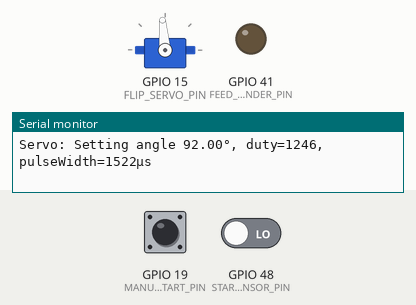
Simulated run of this program. Board: ESP32-S3. Parts: servo, output pins drawn as LEDs (lit = HIGH), the last lines printed to the serial monitor. Inputs (shaded band) come from the test bench; at power-on: GPIO 19 (MANUAL_START_PIN) LOW, GPIO 48 (START_SENSOR_PIN) LOW. WiFi joins after 1.5 s; servers stay silent unless stated; servo pulses on a pin are drawn as a servo (544–2400 µs = 0–180°).

Above: at 2.7 s.
2.8 s: GPIO 19 (MANUAL_START_PIN) pulled HIGH for 0.15 s
At 3.6 s:
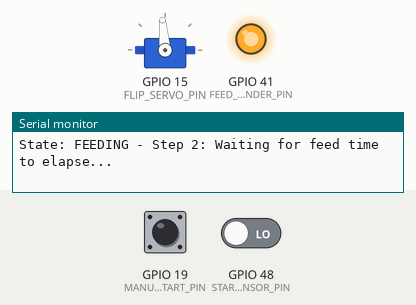
5.9 s: GPIO 48 (START_SENSOR_PIN) driven HIGH
8.9 s: GPIO 48 (START_SENSOR_PIN) driven LOW
11.9 s: GPIO 19 (MANUAL_START_PIN) pulled HIGH for 3.2 s
At 19.9 s:
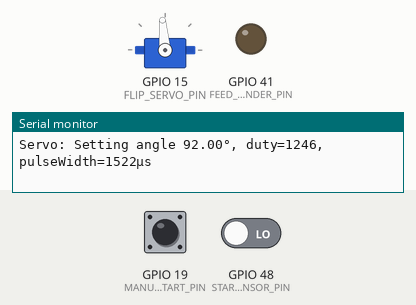
Timing chart, 0 to 20.9 s (numbered marks = the images above; inputs shaded):
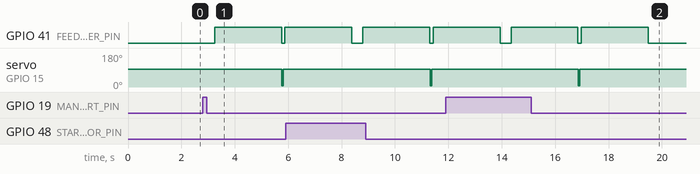

The program:

main.cpp
```cpp
/*
 * ESP32 Router Control System
 *
 * This program controls a router machine that:
 * 1. Waits for a start signal (IDLE)
 * 2. Feeds wood through router (FEEDING)
 * 3. Flips the wood over with a servo motor (FLIPPING)
 * 4. Feeds wood again (FEEDING2)
 * 5. Goes back to waiting (IDLE)
 */

#include <Arduino.h>
#include <Bounce2.h>
#include "soc/soc.h"
#include "soc/rtc_cntl_reg.h"
#include "ServoControl.h" // Include the custom servo library

// ************************************************************************
// ********************** PROJECT FILES ***********************************
// ************************************************************************
#include "config/Pins_Definitions.h"
#include "config/Config.h"

// ************************************************************************
// ********************** FORWARD DECLARATIONS ****************************
// ************************************************************************
void initOTA();
void handleOTA();
void handleStateMachine();

// ************************************************************************
// ********************** GLOBAL VARIABLES ********************************
// ************************************************************************

// Create Bounce objects for debouncing
Bounce startSensorDebouncer = Bounce();
Bounce manualStartDebouncer = Bounce();

// Create servo object
ServoControl flipServo;

// Keep track of what the machine is doing
enum State { S_NONE, S_IDLE, S_FEEDING, S_FLIPPING, S_FEEDING2 };
State currentState = S_IDLE;

// To prevent log spam, keep track of the last logged state and step
State lastLoggedState = S_NONE;
float lastLoggedStep = 0.0f;

// Variables to remember when things started
unsigned long stateStartTime = 0;
unsigned long stepStartTime = 0;
float currentStep = 0.0f; // Using float as requested

// ************************************************************************
// ********************** HELPER FUNCTIONS ********************************
// ************************************************************************
void log_state_step(const char* message) {
    if (currentState != lastLoggedState || currentStep != lastLoggedStep) {
        Serial.println(message);
        lastLoggedState = currentState;
        lastLoggedStep = currentStep;
    }
}

// ************************************************************************
// ********************** STATE MACHINE FILES *****************************
// ************************************************************************
#include "StateMachine/STATES/00_IDLE.h"
#include "StateMachine/STATES/01_FEEDING.h"
#include "StateMachine/STATES/02_FLIPPING.h"
#include "StateMachine/STATES/03_FEEDING2.h"

// ************************************************************************
// **************************** SETUP *************************************
// ************************************************************************
void setup() {
    // --- START SERIAL ---
    Serial.begin(115200);

    // --- DISABLE BROWNOUT DETECTOR ---
    WRITE_PERI_REG(RTC_CNTL_BROWN_OUT_REG, 0);

    // Set up the pins
    pinMode(START_SENSOR_PIN, INPUT_PULLDOWN);
    pinMode(MANUAL_START_PIN, INPUT_PULLDOWN);
    pinMode(FEED_CYLINDER_PIN, OUTPUT);

    // Setup the debouncers
    startSensorDebouncer.attach(START_SENSOR_PIN);
    startSensorDebouncer.interval(5); // 30ms debounce
    manualStartDebouncer.attach(MANUAL_START_PIN);
    manualStartDebouncer.interval(30); // 30ms debounce

    // Make sure cylinder starts in safe position (retracted)
    digitalWrite(FEED_CYLINDER_PIN, LOW); // LOW = extended = safe

    // Configure servo motor and move to home position
    flipServo.init(FLIP_SERVO_PIN, 0, 50, 14); // pin, channel, frequency, resolution
    flipServo.write(SERVO_HOME_ANGLE);

    // Initialize OTA functionality
    initOTA();
}

// ************************************************************************
// ***************************** LOOP *************************************
// ************************************************************************
void loop() {
    // Update the debouncers
    startSensorDebouncer.update();
    manualStartDebouncer.update();

    // Handle Over-The-Air updates
    handleOTA();

    // Run the state machine
    handleStateMachine();
}

// ************************************************************************
// ********************** STATE MACHINE HANDLER ***************************
// ************************************************************************
void handleStateMachine() {
    switch (currentState) {
        case S_IDLE:
            handleIdleState();
            break;
        case S_FEEDING:
            handleFeedingState();
            break;
        case S_FLIPPING:
            handleFlippingState();
            break;
        case S_FEEDING2:
            handleFeeding2State();
            break;
    }
}
```

ServoControl.h
```cpp
#ifndef SERVO_CONTROL_H
#define SERVO_CONTROL_H

#include <Arduino.h>

class ServoControl {
private:
    int pin;
    int channel;
    int frequency;
    int resolution;
    int minPulseWidth;
    int maxPulseWidth;
    int minAngle;
    int maxAngle;

    int angleToDuty(float angle);

public:
    ServoControl();

    float targetAngle; // Publicly accessible target angle
    unsigned long lastUpdateTime; // Time of the last update

    void init(int servoPin, int pwmChannel = 7, int freq = 50, int res = 14);
    void write(float angle);
    void writeMicroseconds(int microseconds);
    void detach();

    void setPulseWidthRange(int minUs, int maxUs);
    void setAngleRange(int minDeg, int maxDeg);

    bool hasReachedTarget();
};

#endif 
```

OTA_Manager.cpp
```cpp
//* ************************************************************************
//* ************************ OTA MANAGER **********************************
//* ************************************************************************
//! Simple OTA (Over-The-Air) update manager for ESP32
//! Handles WiFi connection and OTA updates

#include <WiFi.h>
#include <ArduinoOTA.h>
#include <Arduino.h>

// WiFi credentials
const char* WIFI_SSID = "Everwood";
const char* WIFI_PASSWORD = "Everwood-Staff";

// OTA settings
const char* OTA_HOSTNAME = "Router-July25-ESP32";
const char* OTA_PASSWORD = "";  // No password for simplicity

//* ************************************************************************
//* ************************ OTA INITIALIZATION ***************************
//* ************************************************************************

void initOTA() {
    Serial.println("=== STARTING OTA SETUP ===");

    // Connect to WiFi
    Serial.print("Connecting to WiFi: ");
    Serial.println(WIFI_SSID);

    WiFi.mode(WIFI_STA);
    WiFi.begin(WIFI_SSID, WIFI_PASSWORD);

    // Wait for WiFi connection (max 10 seconds)
    int attempts = 0;
    while (WiFi.status() != WL_CONNECTED && attempts < 20) {
        delay(500);
        Serial.print(".");
        attempts++;
    }

    if (WiFi.status() == WL_CONNECTED) {
        Serial.println();
        Serial.print("✓ WiFi connected! IP address: ");
        Serial.println(WiFi.localIP());
    } else {
        Serial.println();
        Serial.println("✗ WiFi connection failed - OTA disabled");
        return;
    }

    // Configure OTA
    ArduinoOTA.setHostname(OTA_HOSTNAME);
    if (strlen(OTA_PASSWORD) > 0) {
        ArduinoOTA.setPassword(OTA_PASSWORD);
    }

    // OTA event handlers
    ArduinoOTA.onStart([]() {
        String type;
        if (ArduinoOTA.getCommand() == U_FLASH) {
            type = "sketch";
        } else { // U_SPIFFS
            type = "filesystem";
        }
        Serial.println("OTA Update starting: " + type);
    });

    ArduinoOTA.onEnd([]() {
        Serial.println("\nOTA Update complete!");
    });

    ArduinoOTA.onProgress([](unsigned int progress, unsigned int total) {
        // Progress tracking disabled to reduce spam
    });

    ArduinoOTA.onError([](ota_error_t error) {
        Serial.printf("OTA Error[%u]: ", error);
        if (error == OTA_AUTH_ERROR) {
            Serial.println("Auth Failed");
        } else if (error == OTA_BEGIN_ERROR) {
            Serial.println("Begin Failed");
        } else if (error == OTA_CONNECT_ERROR) {
            Serial.println("Connect Failed");
        } else if (error == OTA_RECEIVE_ERROR) {
            Serial.println("Receive Failed");
        } else if (error == OTA_END_ERROR) {
            Serial.println("End Failed");
        }
    });

    ArduinoOTA.begin();
    Serial.println("✓ OTA ready!");
    Serial.print("OTA hostname: ");
    Serial.println(OTA_HOSTNAME);
    Serial.println("=== OTA SETUP COMPLETE ===");
}

//* ************************************************************************
//* ************************ OTA HANDLER **********************************
//* ************************************************************************

void handleOTA() {
    ArduinoOTA.handle();
} 
```

ServoControl.cpp
```cpp
#include "ServoControl.h"
#include "config/Config.h" // Include config for SERVO_MOVE_DELAY

ServoControl::ServoControl() {
    pin = -1;
    channel = -1;
    frequency = 50;
    resolution = 14;
    minPulseWidth = 500;  // Corresponds to 0 degrees
    maxPulseWidth = 2500; // Corresponds to 180 degrees
    minAngle = 0;
    maxAngle = 180;
}

void ServoControl::init(int servoPin, int pwmChannel, int freq, int res) {
    pin = servoPin;
    channel = pwmChannel;
    frequency = freq;
    resolution = res;

    ledcSetup(channel, frequency, resolution);
    ledcAttachPin(pin, channel);
}

int ServoControl::angleToDuty(float angle) {
    if (angle < minAngle) angle = minAngle;
    if (angle > maxAngle) angle = maxAngle;

    float pulseWidth = map(angle, minAngle, maxAngle, minPulseWidth, maxPulseWidth);

    int maxDuty = (1 << resolution) - 1;
    int duty = (pulseWidth / (1000000.0 / frequency)) * maxDuty;

    return duty;
}

void ServoControl::write(float angle) {
    if (channel >= 0) {
        int duty = angleToDuty(angle);
        int pulseWidth = map(angle, minAngle, maxAngle, minPulseWidth, maxPulseWidth);
        Serial.print("Servo: Setting angle ");
        Serial.print(angle);
        Serial.print("°, duty=");
        Serial.print(duty);
        Serial.print(", pulseWidth=");
        Serial.print(pulseWidth);
        Serial.println("μs");
        ledcWrite(channel, duty);
        targetAngle = angle; // Store the target angle
        lastUpdateTime = millis(); // Record the time of update
    }
}

void ServoControl::writeMicroseconds(int microseconds) {
    if (channel >= 0) {
        int maxDuty = (1 << resolution) - 1;
        int duty = (microseconds / (1000000.0 / frequency)) * maxDuty;
        ledcWrite(channel, duty);
    }
}

void ServoControl::detach() {
    if (channel >= 0) {
        ledcDetachPin(pin);
        channel = -1;
    }
}

void ServoControl::setPulseWidthRange(int minUs, int maxUs) {
    minPulseWidth = minUs;
    maxPulseWidth = maxUs;
}

void ServoControl::setAngleRange(int minDeg, int maxDeg) {
    minAngle = minDeg;
    maxAngle = maxDeg;
}

bool ServoControl::hasReachedTarget() {
    // Check if enough time has passed since the last write() command
    return millis() - lastUpdateTime >= SERVO_MOVE_DELAY;
} 
```

00_IDLE.h
```cpp
#pragma once

#include "config/Config.h"

// ************************************************************************
// ************************ IDLE STATE ************************************
// ************************************************************************

extern Bounce startSensorDebouncer;
extern Bounce manualStartDebouncer;
extern ServoControl flipServo;
void log_state_step(const char* message);

void handleIdleState() {
    log_state_step("State: IDLE - Waiting for start signal...");

    //! ************************************************************************
    //! ENSURE SERVO IS IN HOME POSITION
    //! ************************************************************************
    flipServo.write(SERVO_HOME_ANGLE);

    // Check if start button pressed or sensor triggered
    if (startSensorDebouncer.read() || manualStartDebouncer.read()) {
        Serial.println("Start signal received! Transitioning to FEEDING state.");
        currentState = S_FEEDING;  // Go to FEEDING state
        stateStartTime = millis();
        currentStep = 1.0f;
    }
} 
```

01_FEEDING.h
```cpp
#pragma once

#include "config/Config.h"

// ************************************************************************
// *********************** FEEDING STATE **********************************
// ************************************************************************
void log_state_step(const char* message);

extern ServoControl flipServo;

void handleFeedingState() {
    //! ************************************************************************
    //! STEP 1: WAIT FOR START DELAY AND RETRACT CYLINDER
    //! ************************************************************************
    if (currentStep == 1.0f) {
        log_state_step("State: FEEDING - Step 1: Waiting for start delay...");
        if (millis() - stateStartTime >= FEEDING_START_DELAY_1) {
            Serial.println("                 - Start delay complete. Retracting cylinder to push wood.");
            // Retract cylinder to push wood
            digitalWrite(FEED_CYLINDER_PIN, HIGH);
            stepStartTime = millis();
            currentStep = 2.0f;
        }
    }

    //! ************************************************************************
    //! STEP 2: WAIT FOR FEED TIME TO ELAPSE
    //! ************************************************************************
    else if (currentStep == 2.0f) {
        log_state_step("State: FEEDING - Step 2: Waiting for feed time to elapse...");
        if (millis() - stepStartTime >= FEED_TIME) {
            Serial.println("                 - Feed time elapsed. Extending cylinder to safe position.");
            Serial.println("                 - Transitioning to FLIPPING state.");
            // Extend cylinder to safe position
            digitalWrite(FEED_CYLINDER_PIN, LOW);
            currentState = S_FLIPPING;  // Go to FLIPPING state
            stateStartTime = millis();
            currentStep = 1.0f;
        }
    }
} 
```

02_FLIPPING.h
```cpp
#pragma once

// ************************************************************************
// *********************** FLIPPING STATE *********************************
// ************************************************************************
void log_state_step(const char* message);

void handleFlippingState() {
    //! ************************************************************************
    //! STEP 1: MOVE SERVO TO FLIP POSITION
    //! ************************************************************************
    if (currentStep == 1.0f) {
        log_state_step("State: FLIPPING - Step 1: Moving servo to flip position.");
        flipServo.write(FLIP_ANGLE);
        stepStartTime = millis();
        currentStep = 2.0f;
    }

    //! ************************************************************************
    //! STEP 2: WAIT FOR SERVO TO FINISH MOVING
    //! ************************************************************************
    else if (currentStep == 2.0f) {
        log_state_step("State: FLIPPING - Step 2: Waiting for servo to finish moving.");
        // Wait for the servo to get to the flip position
        if (flipServo.hasReachedTarget()) {
            Serial.println("                 - Servo has reached flip position.");
            currentStep = 3.0f;
        }
    }

    //! ************************************************************************
    //! STEP 3: MOVE SERVO BACK TO HOME POSITION
    //! ************************************************************************
    else if (currentStep == 3.0f) {
        log_state_step("State: FLIPPING - Step 3: Moving servo back to home position.");
        flipServo.write(SERVO_HOME_ANGLE);
        stepStartTime = millis();
        currentStep = 4.0f;
    }

    //! ************************************************************************
    //! STEP 4: WAIT FOR SERVO TO RETURN HOME
    //! ************************************************************************
    else if (currentStep == 4.0f) {
        log_state_step("State: FLIPPING - Step 4: Waiting for servo to return home.");
        if (flipServo.hasReachedTarget()) {
            Serial.println("                 - Servo has returned home. Transitioning to FEEDING2 state.");
            currentState = S_FEEDING2;  // Go to second feeding
            stateStartTime = millis();
            currentStep = 1.0f;
        }
    }
} 
```

03_FEEDING2.h
```cpp
#pragma once

// ************************************************************************
// ********************* SECOND FEEDING STATE *****************************
// ************************************************************************
void log_state_step(const char* message);

void handleFeeding2State() {
    //! ************************************************************************
    //! STEP 1: START SECOND FEED
    //! ************************************************************************
    if (currentStep == 1.0f) {
        log_state_step("State: FEEDING2 - Step 1: Starting second feed.");
        // Retract cylinder to push wood
        digitalWrite(FEED_CYLINDER_PIN, HIGH);
        stepStartTime = millis();
        currentStep = 2.0f;
    }

    //! ************************************************************************
    //! STEP 2: WAIT FOR FEED TIME TO ELAPSE
    //! ************************************************************************
    else if (currentStep == 2.0f) {
        log_state_step("State: FEEDING2 - Step 2: Waiting for feed time to elapse.");
        if (millis() - stepStartTime >= FEED_TIME) {
            Serial.println("                 - Feed time elapsed. Extending cylinder to safe position.");
            Serial.println("                 - Machine cycle complete. Returning to IDLE state.");
            // Extend cylinder to safe position
            digitalWrite(FEED_CYLINDER_PIN, LOW);
            currentState = S_IDLE;  // Go back to IDLE state
            currentStep = 1.0f;
        }
    }
} 
```

Source omitted: Config.h (1354 bytes), Pins_Definitions.h (735 bytes)

Measured:
- after the input at 2.8 s, GPIO 41 (FEED_CYLINDER_PIN): LOW → HIGH after 0.44 s, → LOW 2.5 s later, → HIGH 0.12 s later; servo on GPIO 15 (FLIP_SERVO_PIN): 95° → 6° after 3.0 s, → 95° 0.06 s later
- after the input at 11.9 s, servo on GPIO 15 (FLIP_SERVO_PIN): 95° → 6° after 5.0 s, → 95° 0.06 s later
